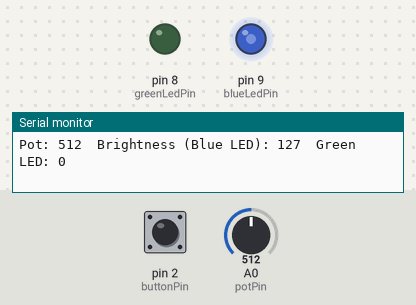
A sketch run on a simulated Arduino Uno, built with avr-gcc and run on an emulated ATmega328P. On the bench: output pins drawn as LEDs (lit = HIGH), the last lines printed to the serial monitor. Inputs (shaded band) come from the test bench; at power-on: A0 (potPin) = 512, pin 2 (buttonPin) HIGH.

Above: at 1.2 s.
1.3 s: A0 (potPin) set to 411
At 1.9 s:
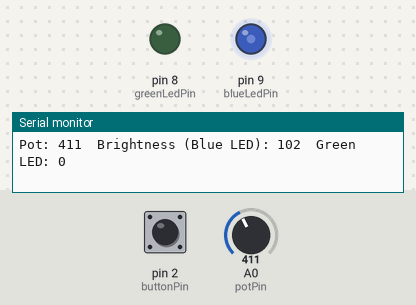
4.3 s: A0 (potPin) set to 389
At 5.6 s:
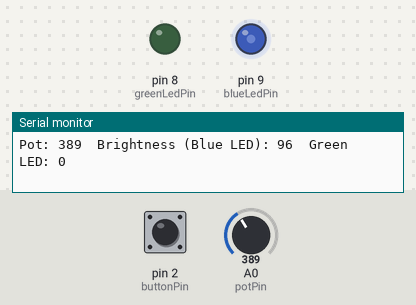
7.3 s: pin 2 (buttonPin) pulled LOW for 0.15 s
At 8.5 s:
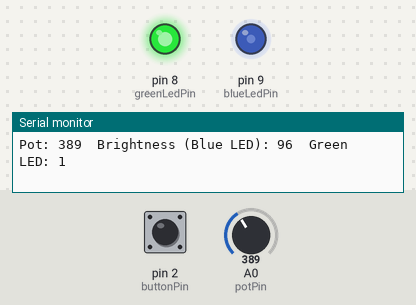
8.9 s: A0 (potPin) set to 716
At 9.7 s:
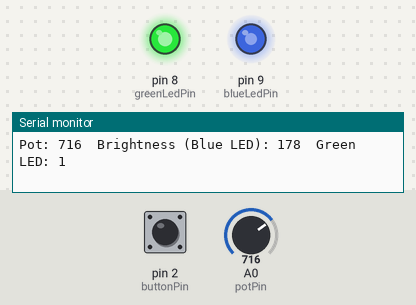
10.4 s: pin 2 (buttonPin) pulled LOW for 1 s
At 11.4 s:
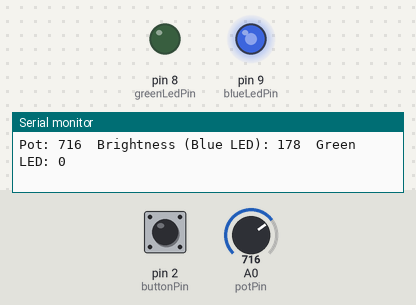
12.9 s: A0 (potPin) set to 1023
At 14.0 s:
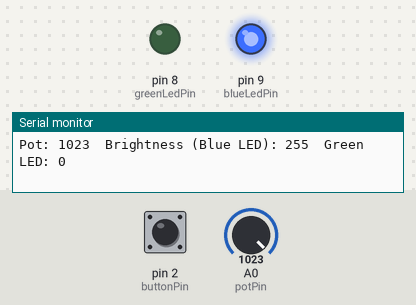
Timing chart, 0 to 15.4 s (numbered marks = the images above; inputs shaded):
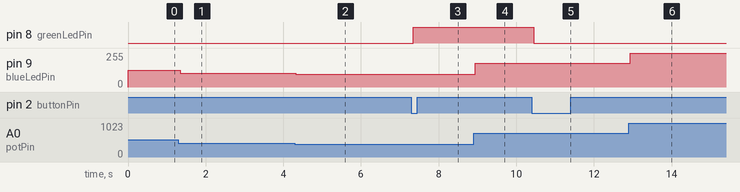

Measured:
- after the input at 1.3 s, pin 9 (blueLedPin): 127/255 → 102/255 after 0.05 s
- after the input at 4.3 s, pin 9 (blueLedPin): 102/255 → 96/255 at once
- after the input at 7.3 s, pin 8 (greenLedPin): LOW → HIGH after 0.05 s
- after the input at 8.9 s, pin 9 (blueLedPin): 96/255 → 178/255 at once
- after the input at 10.4 s, pin 8 (greenLedPin): HIGH → LOW after 0.05 s
- after the input at 12.9 s, pin 9 (blueLedPin): 178/255 → 255/255 at once

The sketch:

assignment_week9.ino
```cpp
// Pin Definitions
const int potPin = A0;       // Potentiometer middle pin connected to A0
const int buttonPin = 2;     // Pushbutton connected to digital pin 2
const int greenLedPin = 8;   // Green LED connected to digital pin 8
const int blueLedPin = 9;    // Blue LED connected to digital pin 9

// Variables
int potValue = 0;           // Stores analog reading from potentiometer
int ledBrightness = 0;      // Stores mapped PWM value for blue LED
int buttonState = HIGH;     // Current reading of the button
int lastButtonState = HIGH; // Previous reading of the button
bool greenLedOn = false;    // Green LED toggle state

void setup() {
  pinMode(buttonPin, INPUT_PULLUP); // Enable internal pull-up resistor
  pinMode(greenLedPin, OUTPUT);
  pinMode(blueLedPin, OUTPUT);

  Serial.begin(9600);
}

void loop() {
  //Read potentiometer and set blue LED brightness
  potValue = analogRead(potPin);                   // Read 0-1023
  ledBrightness = map(potValue, 0, 1023, 0, 255); // Map to PWM 0-255
  analogWrite(blueLedPin, ledBrightness);         // Set blue LED brightness

  // Read pushbutton and toggle green LED
  buttonState = digitalRead(buttonPin);

  // Detect button press (LOW) that just changed from HIGH
  if (buttonState == LOW && lastButtonState == HIGH) {
    greenLedOn = !greenLedOn;                       // Toggle green LED state
    digitalWrite(greenLedPin, greenLedOn ? HIGH : LOW);
    delay(50);                                     // Debounce delay
  }

  lastButtonState = buttonState;                   // Save for next loop

  //debug output
  Serial.print("Pot: ");
  Serial.print(potValue);
  Serial.print("  Brightness (Blue LED): ");
  Serial.print(ledBrightness);
  Serial.print("  Green LED: ");
  Serial.println(greenLedOn);

  delay(10); // Small loop delay
}
```
